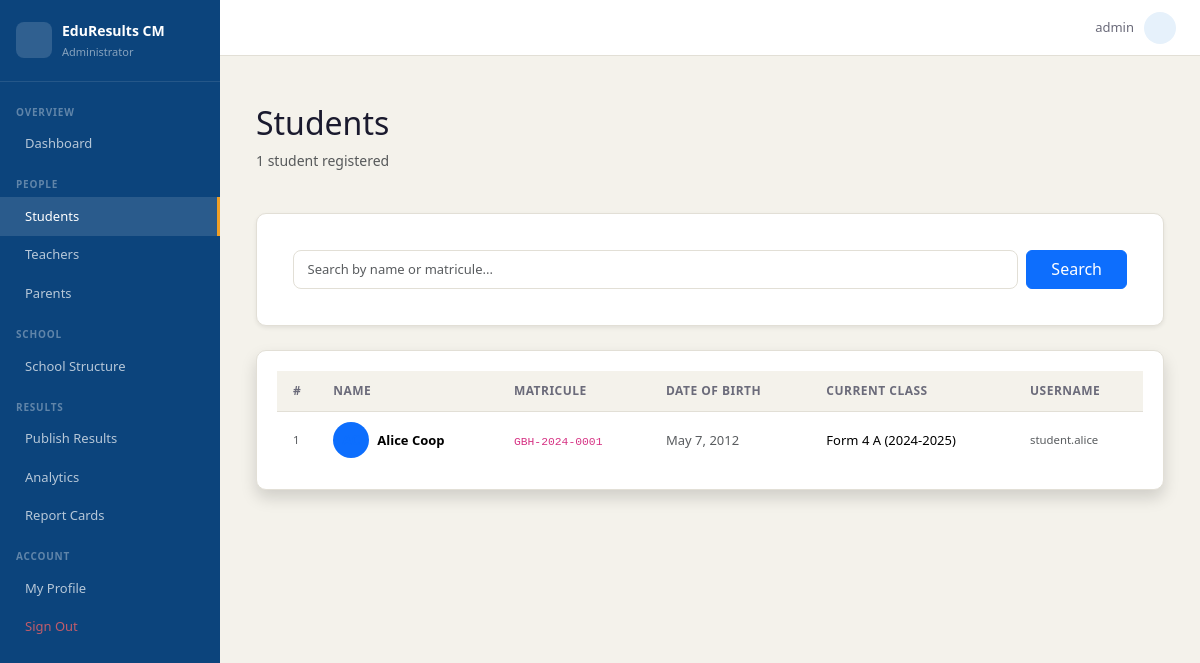
Page /accounts/manage/students/ (signed in) on the earlier database version.
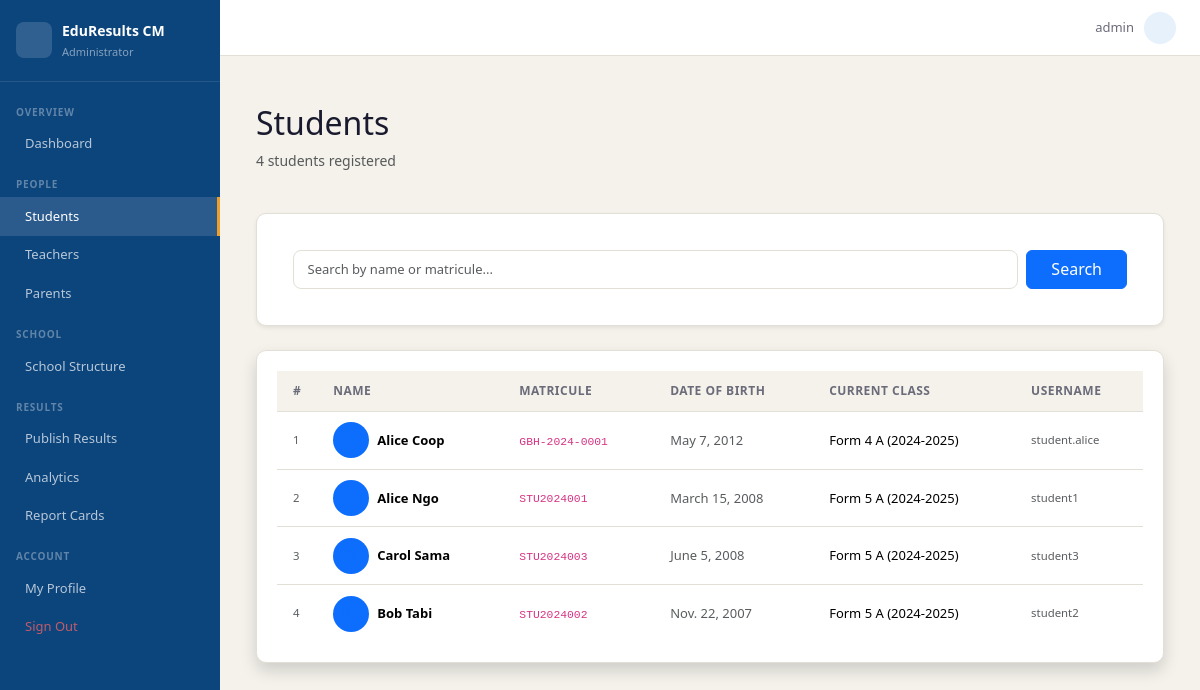
Same page on the later database version.
### accounts/models.py (models this page shows, shortened)
class User(AbstractUser):
    ROLE_CHOICES = [
        ('admin',   'Administrator'),
        ('teacher', 'Teacher'),
        ('student', 'Student'),
        ('parent',  'Parent'),
    ]
    role = models.CharField(max_length=10, choices=ROLE_CHOICES, default='student')
    def is_admin(self):   return self.role == 'admin'

class Student(models.Model):
    user       = models.OneToOneField(User, on_delete=models.CASCADE,
                                      related_name='student_profile')
    matricule  = models.CharField(max_length=20, unique=True)
    date_of_birth = models.DateField(null=True, blank=True)
    photo      = models.ImageField(upload_to=student_photo_upload_to, null=True, blank=True)

### school/models.py (models this page shows, shortened)
class Enrollment(models.Model):
    student       = models.ForeignKey(Student, on_delete=models.CASCADE,
                                      related_name='enrollments')
    class_group   = models.ForeignKey(Class, on_delete=models.CASCADE,
                                      related_name='enrollments')
    academic_year = models.ForeignKey(AcademicYear, on_delete=models.CASCADE)
    class Meta:
        unique_together = ['student', 'academic_year']

class Class(models.Model):
    academic_year = models.ForeignKey(AcademicYear, on_delete=models.CASCADE,
                                      related_name='classes')
    level         = models.CharField(max_length=20, choices=CLASS_LEVELS)
    suffix        = models.CharField(max_length=3, blank=True)   # e.g. "A", "B"
    class_teacher = models.ForeignKey(Teacher, null=True, blank=True,
                                      on_delete=models.SET_NULL,
                                      related_name='class_teacher_of')
    def __str__(self):
        return f"{self.level}{' ' + self.suffix if self.suffix else ''} ({self.academic_year})"
    class Meta:
        ordering = ['academic_year', 'level', 'suffix']
        verbose_name_plural = 'Classes'

class AcademicYear(models.Model):
    label      = models.CharField(max_length=20)        # e.g. "2024-2025"
    start_date = models.DateField()
    end_date   = models.DateField()
    is_active  = models.BooleanField(default=False)
    def __str__(self):
        return self.label
    class Meta:
        ordering = ['-start_date']

### accounts/views.py (the view, shortened to what this page needs)
# urls.py: path('manage/students/', views.manage_students, name='manage_students'),
@login_required
@role_required('admin')
def manage_students(request):
    from school.models import Enrollment
    q = request.GET.get('q', '').strip()
    students = Student.objects.select_related('user')
    students = students.order_by('user__last_name', 'user__first_name').distinct()
    result = []
    for stu in students:
        enr = Enrollment.objects.filter(student=stu).select_related(
            'class_group', 'academic_year'
        ).order_by('-academic_year__start_date').first()
        result.append({'student': stu, 'enrollment': enr})
    return render(request, 'accounts/manage/students.html', {
        'student_rows': result,
        'q': q,
        'total': students.count(),
    })

### templates/accounts/manage/students.html (shortened to what this page needs)
{% extends 'base.html' %}
{% block nav_students %}active{% endblock %}
{% block content %}
<div class="container mt-4">
    <div class="row mb-4 align-items-center">
        <div class="col">
            <h2>Students</h2>
            <p class="text-muted">{{ total }} student{{ total|pluralize }} registered</p>
        </div>
    </div>
    <div class="card shadow-sm mb-4">
        <div class="card-body">
            <form method="get" class="d-flex gap-2">
                <input type="text" name="q" value="{{ q }}" class="form-control"
                       placeholder="Search by name or matricule...">
                <button type="submit" class="btn btn-primary px-4">
                     Search
                </button>
            </form>
        </div>
    </div>
    <div class="card shadow">
        <div class="card-body p-0">
            <div class="table-responsive">
                <table class="table table-hover mb-0 align-middle">
                    <thead class="table-dark">
                        <tr>
                            <th style="width:40px;">#</th>
                            <th>Name</th>
                            <th>Matricule</th>
                            <th>Date of Birth</th>
                            <th>Current Class</th>
                            <th>Username</th>
                        </tr>
                    </thead>
                    <tbody>
                        {% for row in student_rows %}
                        <tr>
                            <td class="text-muted small">{{ forloop.counter }}</td>
                            <td>
                                <div class="d-flex align-items-center gap-2">
                                    <div class="rounded-circle bg-primary bg-opacity-15 d-flex align-items-center justify-content-center flex-shrink-0 text-primary fw-bold"
                                         style="width:36px;height:36px;font-size:.85rem;">
                                    </div>
                                    <span class="fw-bold">{{ row.student.user.get_full_name }}</span>
                                </div>
                            </td>
                            <td><code>{{ row.student.matricule }}</code></td>
                            <td class="text-muted">{{ row.student.date_of_birth|default:"—" }}</td>
                            <td>
                                {% if row.enrollment %}
                                    <span class=" ">
                                        {{ row.enrollment.class_group }}
                                    </span>
                                {% else %}
                                    <span class="text-muted small">Not enrolled</span>
                                {% endif %}
                            </td>
                            <td class="text-muted small">{{ row.student.user.username }}</td>
                        </tr>
                        {% endfor %}
                    </tbody>
                </table>
            </div>
        </div>
    </div>
</div>
{% endblock %}

### templates/base.html (shortened to what this page needs)
{% load static %}
<!DOCTYPE html>
<html lang="en">
<head>
  <link href="https://cdn.jsdelivr.net/npm/bootstrap@5.3.3/dist/css/bootstrap.min.css" rel="stylesheet">
  <link href="https://cdn.jsdelivr.net/npm/@tabler/icons-webfont@3.19.0/tabler-icons.min.css" rel="stylesheet">
  <link href="{% static 'css/main.css' %}" rel="stylesheet">
</head>
<body>
{% if user.is_authenticated %}
<div class="app-layout">
  <aside class="sidebar" id="sidebar">
    <div class="sidebar-logo">
      <div class="sidebar-logo-icon"></div>
      <div>
        <div class="sidebar-app-name">EduResults CM</div>
        <div class="sidebar-role">
          {% if user.is_admin %}Administrator
          {% elif user.is_teacher %}Teacher Portal
          {% elif user.is_student %}Student Portal
          {% elif user.is_parent %}Parent Portal
          {% endif %}
        </div>
      </div>
    </div>
    <nav class="sidebar-nav">
      {% if user.is_admin %}
      <div class="nav-section">Overview</div>
      <a href="{% url 'accounts:dashboard' %}" class="nav-item {% block nav_dashboard %}{% endblock %}">
         Dashboard
      </a>
      <div class="nav-section">People</div>
      <a href="{% url 'accounts:manage_students' %}" class="nav-item {% block nav_students %}{% endblock %}">
         Students
      </a>
      <a href="{% url 'accounts:manage_teachers' %}" class="nav-item {% block nav_teachers %}{% endblock %}">
         Teachers
      </a>
      <a href="{% url 'accounts:manage_parents' %}" class="nav-item {% block nav_parents %}{% endblock %}">
         Parents
      </a>
      <div class="nav-section">School</div>
      <a href="{% url 'school:structure' %}" class="nav-item {% block nav_structure %}{% endblock %}">
         School Structure
      </a>
      <div class="nav-section">Results</div>
      <a href="{% url 'school:publish_sequence' %}" class="nav-item {% block nav_marks %}{% endblock %}">
         Publish Results
      </a>
      <a href="{% url 'reports:analytics' %}" class="nav-item {% block nav_analytics %}{% endblock %}">
         Analytics
      </a>
      <a href="{% url 'reports:admin_hub' %}" class="nav-item {% block nav_reports %}{% endblock %}">
         Report Cards
      </a>
      {% endif %}
      <div class="nav-section">Account</div>
      <a href="{% url 'accounts:password_change' %}" class="nav-item {% block nav_profile %}{% endblock %}">
         My Profile
      </a>
      <a href="{% url 'accounts:logout' %}" class="nav-item nav-item-danger">
         Sign Out
      </a>
    </nav>
  </aside>
  <div class="main-wrapper">
    <header class="topbar">
      <div class="topbar-user">
        <span class="topbar-name">{{ user.get_full_name|default:user.username }}</span>
        <div class="topbar-avatar">{{ user.first_name|first|upper }}{{ user.last_name|first|upper }}</div>
      </div>
    </header>
    <main class="main-content">
      {% block content %}{% endblock %}
    </main>
  </div>
</div>
{% else %}
  {% block auth_content %}{% endblock %}
{% endif %}
</body>
</html>

### static/css/main.css (style rules this page uses)
:root { --navy: #0C447C; --navy-mid: #378ADD; --navy-light: #E6F1FB; --amber: #BA7517; --amber-mid: #EF9F27; --amber-light:#FAEEDA; --teal: #0F6E56; --teal-light: #E1F5EE; --red: #A32D2D; --red-light: #FCEBEB; --surface: #F4F2EB; --border: #E2DFD6; --text: #1A1A2E; --text-muted: #6B6B7A; --white: #FFFFFF; --sidebar-w: 220px; }
*, *::before, *::after { box-sizing: border-box; margin: 0; padding: 0; }
body { font-family: 'Segoe UI', Arial, sans-serif; background: var(--surface); color: var(--text); font-size: 14px; line-height: 1.6; }
a { color: var(--navy-mid); text-decoration: none; }
.app-layout { display: flex; min-height: 100vh; }
.sidebar { width: var(--sidebar-w); background: var(--navy); display: flex; flex-direction: column; flex-shrink: 0; position: fixed; top: 0; left: 0; height: 100vh; overflow-y: auto; z-index: 100; transition: transform .25s ease; }
.sidebar-logo { display: flex; align-items: center; gap: 10px; padding: 1.25rem 1rem; border-bottom: 1px solid rgba(255,255,255,.1); }
.sidebar-logo-icon { width: 36px; height: 36px; background: rgba(255,255,255,.15); border-radius: 8px; display: flex; align-items: center; justify-content: center; font-size: 18px; color: #fff; flex-shrink: 0; }
.sidebar-app-name { font-size: 14px; font-weight: 600; color: #fff; }
.sidebar-role { font-size: 11px; color: rgba(255,255,255,.5); margin-top: 1px; }
.sidebar-nav { padding: .5rem 0 1rem; flex: 1; }
.nav-section { font-size: 10px; font-weight: 600; color: rgba(255,255,255,.35); text-transform: uppercase; letter-spacing: .08em; padding: .85rem 1rem .3rem; }
.nav-item { display: flex; align-items: center; gap: 9px; padding: .55rem 1rem; font-size: 13px; color: rgba(255,255,255,.7); transition: all .15s; border-right: 3px solid transparent; }
.nav-item.active { background: rgba(255,255,255,.12); color: #fff; border-right-color: var(--amber-mid); }
.nav-item-danger { color: rgba(255,100,100,.75) !important; }
.main-wrapper { margin-left: var(--sidebar-w); flex: 1; display: flex; flex-direction: column; min-height: 100vh; }
.topbar { height: 56px; background: var(--white); border-bottom: 1px solid var(--border); display: flex; align-items: center; padding: 0 1.5rem; gap: 1rem; position: sticky; top: 0; z-index: 50; }
.topbar-user { display: flex; align-items: center; gap: 10px; }
.topbar-name { font-size: 13px; color: var(--text-muted); }
.topbar-avatar { width: 32px; height: 32px; background: var(--navy-light); color: var(--navy); border-radius: 50%; display: flex; align-items: center; justify-content: center; font-size: 12px; font-weight: 700; }
.main-content { padding: 1.5rem; flex: 1; }
.card { background: var(--white); border: 1px solid var(--border); border-radius: 10px; padding: 1.25rem; margin-bottom: 1rem; }
.table { margin: 0; font-size: 13px; }
.table thead th { background: var(--surface); border-bottom: 1px solid var(--border); font-weight: 600; font-size: 12px; color: var(--text-muted); text-transform: uppercase; letter-spacing: .04em; padding: .65rem 1rem; }
.table tbody td { padding: .65rem 1rem; border-bottom: 1px solid var(--border); vertical-align: middle; }
.table tbody tr:last-child td { border-bottom: none; }
.form-control, .form-select { background: var(--white); border: 1px solid var(--border); color: var(--text); border-radius: 8px; font-size: 13px; padding: .55rem .85rem; }

Differences in the rows shown:
added Student: student.user.get_full_name "Alice Ngo", student.matricule "STU2024001", student.date_of_birth "March 15, 2008", enrollment.class_group "Form 5 A (2024-2025)", student.user.username "student1"
added Student: student.user.get_full_name "Carol Sama", student.matricule "STU2024003", student.date_of_birth "June 5, 2008", enrollment.class_group "Form 5 A (2024-2025)", student.user.username "student3"
added Student: student.user.get_full_name "Bob Tabi", student.matricule "STU2024002", student.date_of_birth "Nov. 22, 2007", enrollment.class_group "Form 5 A (2024-2025)", student.user.username "student2"
Other differences:
{{ total }}: "1" → "4"
